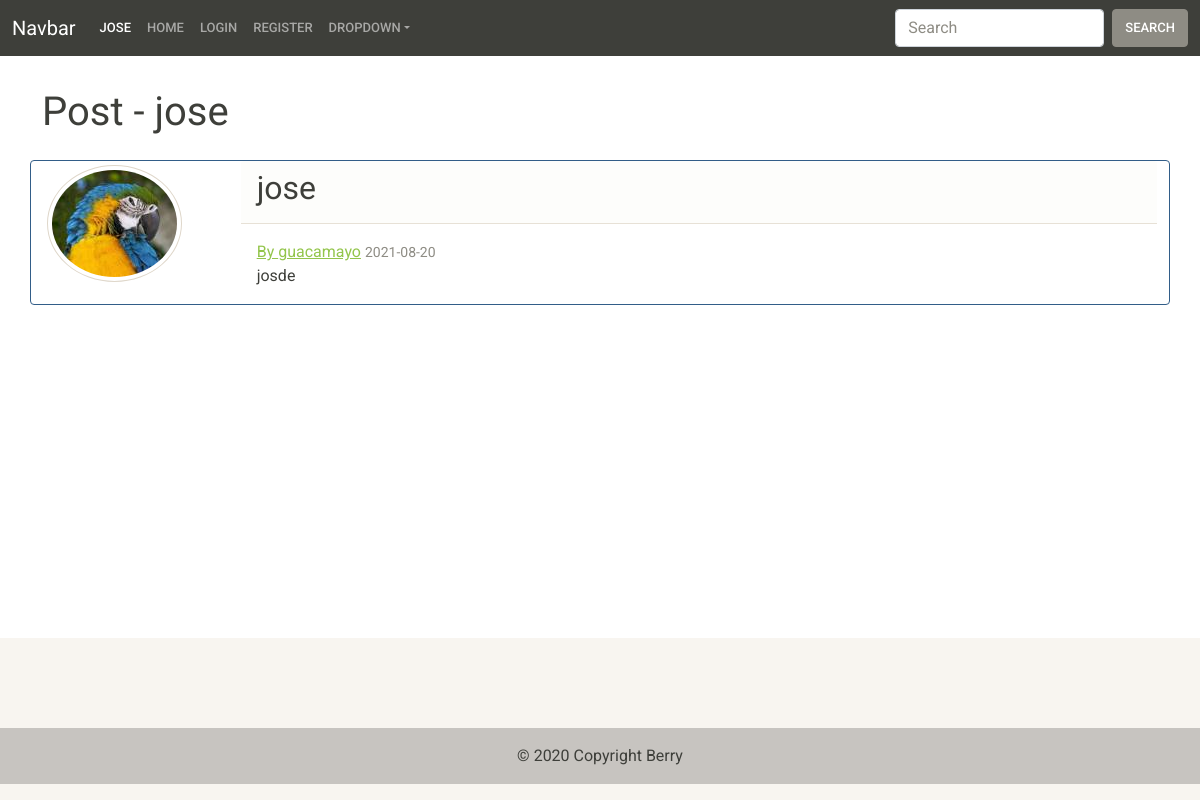
The page /post/5 on the database its author committed.
### Berry/models.py (models this page shows, shortened)
class Post(db.Model):
    id = db.Column(db.Integer, primary_key=True)
    title = db.Column(db.String(100), unique=True, nullable=False)
    date_post = db.Column(db.DateTime, nullable=False, default=datetime.utcnow)
    content = db.Column(db.Text, nullable=False)
    user_id = db.Column(db.Integer, db.ForeignKey('user.id'), nullable=False)

class User(db.Model, UserMixin):
    id = db.Column(db.Integer, primary_key=True)
    username = db.Column(db.String(20), unique=True, nullable=False)
    email = db.Column(db.String(120), unique=True, nullable=False)
    image_file = db.Column(
        db.String(20), default='default.jpg', nullable=False)
    password = db.Column(db.String(60), nullable=False)
    posts = db.relationship('Post', backref='author', lazy=True)

### Berry/routes.py (the view)
@app.route("/post/<int:post_id>", methods=['GET', 'POST'])
def post(post_id):
    post = Post.query.get_or_404(post_id)
    user = User.query.filter_by(id=post_id)
    return render_template('post.html', user=user, title=post.title, post=post)

### Berry/templates/post.html (shortened to what this page needs)
{% extends "layout.html" %}
{% block content %}
    <div class = "my-2">
        <div class = "container my-4">
            <h1>Post - {{ post.title }}</h1>
        </div>
        <div class = "card border-primary mb-3 container">
            <div class = "row">
                <div class = "col-sm-2 m-1">
                    <img class="rounded-circle img-thumbnail" src="{{ url_for('static', filename='profile_pics/' + post.author.image_file ) }}">
                </div>
                <div class = "col-sm">
                    <div class = "card-header">
                        <h2>{{ post.title }}</h2>
                    </div>
                    <div class = "card-body">
                        <a class = "card-title mr-2" href="{{ url_for('user_posts', username = post.author.username ) }}"> By {{ post.author.username }}</a>
                        <small class="text-muted"> {{ post.date_post.strftime('%Y-%m-%d') }}</small>
                        <p class = "card-text">{{ post.content }}</p>
                    </div>
                </div>
            </div>
        </div>
    </div>
{% endblock content %}

### Berry/templates/layout.html (shortened to what this page needs)
<!DOCTYPE html>
<html lang="en" class ="h-100">
<head>
    <link rel= "stylesheet" type= "text/css" href= "{{ url_for('static',filename='styles/bootstrap.css') }}">
</head>
<body class="d-flex flex-column h-100">
<nav class="navbar navbar-expand-lg navbar-dark bg-primary">
    <div class="container-fluid">
        <a class="navbar-brand" href="{{ url_for('home') }}">Navbar</a>
        <div class="collapse navbar-collapse" id="navbarColor01">
        <ul class="navbar-nav me-auto">
            {% if title %}
                <li class="nav-item">
                <a class="nav-link active" href="#"> {{ title }}
                </a>
                </li>
            {% else %}
                <li class="nav-item">
                <a class="nav-link active" href="#"> Home
                    <span class="visually-hidden">(current)</span>
                </a>
                </li>
            {% endif %}
            <li class="nav-item">
            <a class="nav-link" href="{{ url_for('home') }}">Home</a>
            </li>
            {% if current_user.is_authenticated %}
                <li class="nav-item">
                    <a class="nav-link" href="{{ url_for('logout') }}">Logout</a>
                </li>
            {% else %}
                <li class="nav-item">
                    <a class="nav-link" href="{{ url_for('login') }}">Login</a>
                </li>
            {% endif %}
            {% if current_user.is_authenticated == False%}
                <li class="nav-item">
                    <a class="nav-link" href="{{ url_for('register') }}">Register</a>
                </li>
            {% endif %}
            <li class="nav-item dropdown">
            <a class="nav-link dropdown-toggle" data-bs-toggle="dropdown" href="#" role="button" aria-haspopup="true" aria-expanded="false">Dropdown</a>
            </li>
        </ul>
        <form class="d-flex">
            <input class="form-control me-sm-2" type="text" placeholder="Search">
            <button class="btn btn-secondary my-2 my-sm-0" type="submit">Search</button>
        </form>
        </div>
    </div>
    </nav>
    {% block content %}{% endblock %}
    <footer class="footer mt-auto py-3 bg-light text-center text-white" style="background-color: #f1f1f1;">
        <div class="container pt-4">
          <section class="mb-4">
            <a
              class="btn btn-link btn-floating btn-lg text-dark m-1"
              href="#!"
              role="button"
              data-mdb-ripple-color="dark"
              ></a>
            <a
              class="btn btn-link btn-floating btn-lg text-dark m-1"
              href="#!"
              role="button"
              data-mdb-ripple-color="dark"
              ></a>
          </section>
        </div>
        <div class="text-center text-dark p-3" style="background-color: rgba(0, 0, 0, 0.2);">
            © 2020 Copyright Berry
        </div>
    </footer>
</body>
</html>

### rows shown on the page
Post: title "JOSE", title "jose", date_post "2021-08-20", content "josde"
User: image_file (picture), author.username "guacamayo"
